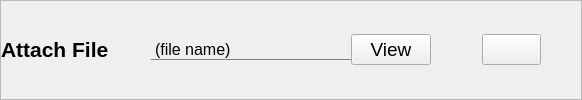
                      <widget class="QFrame" name="editAttachFile">
                       <property name="frameShape">
                        <enum>QFrame::Shape::StyledPanel</enum>
                       </property>
                       <property name="frameShadow">
                        <enum>QFrame::Shadow::Raised</enum>
                       </property>
                       <layout class="QHBoxLayout" name="horizontalLayout_20">
                        <property name="spacing">
                         <number>0</number>
                        </property>
                        <property name="leftMargin">
                         <number>0</number>
                        </property>
                        <property name="topMargin">
                         <number>0</number>
                        </property>
                        <property name="rightMargin">
                         <number>0</number>
                        </property>
                        <property name="bottomMargin">
                         <number>0</number>
                        </property>
                        <item>
                         <widget class="QLabel" name="editAttachFileLabel">
                          <property name="sizePolicy">
                           <sizepolicy hsizetype="Preferred" vsizetype="Fixed">
                            <horstretch>0</horstretch>
                            <verstretch>0</verstretch>
                           </sizepolicy>
                          </property>
                          <property name="minimumSize">
                           <size>
                            <width>150</width>
                            <height>0</height>
                           </size>
                          </property>
                          <property name="maximumSize">
                           <size>
                            <width>150</width>
                            <height>16777215</height>
                           </size>
                          </property>
                          <property name="font">
                           <font>
                            <pointsize>16</pointsize>
                            <fontweight>DemiBold</fontweight>
                           </font>
                          </property>
                          <property name="styleSheet">
                           <string notr="true">font-weight: 600;

</string>
                          </property>
                          <property name="text">
                           <string>Attach File</string>
                          </property>
                         </widget>
                        </item>
                        <item>
                         <widget class="QLabel" name="editAttachFileInput">
                          <property name="sizePolicy">
                           <sizepolicy hsizetype="Fixed" vsizetype="Fixed">
                            <horstretch>0</horstretch>
                            <verstretch>0</verstretch>
                           </sizepolicy>
                          </property>
                          <property name="minimumSize">
                           <size>
                            <width>200</width>
                            <height>0</height>
                           </size>
                          </property>
                          <property name="maximumSize">
                           <size>
                            <width>200</width>
                            <height>16777215</height>
                           </size>
                          </property>
                          <property name="font">
                           <font>
                            <pointsize>12</pointsize>
                            <underline>false</underline>
                            <strikeout>false</strikeout>
                           </font>
                          </property>
                          <property name="styleSheet">
                           <string notr="true">text-decoration: none;
border: none;
border-bottom: 1px solid gray;</string>
                          </property>
                          <property name="text">
                           <string>(file name)</string>
                          </property>
                         </widget>
                        </item>
                        <item>
                         <widget class="QPushButton" name="openAttachmentBtn">
                          <property name="font">
                           <font>
                            <pointsize>14</pointsize>
                           </font>
                          </property>
                          <property name="text">
                           <string>View</string>
                          </property>
                         </widget>
                        </item>
                        <item>
                         <widget class="QPushButton" name="editAttachFileBtn">
                          <property name="sizePolicy">
                           <sizepolicy hsizetype="Fixed" vsizetype="Fixed">
                            <horstretch>0</horstretch>
                            <verstretch>0</verstretch>
                           </sizepolicy>
                          </property>
                          <property name="font">
                           <font>
                            <pointsize>14</pointsize>
                           </font>
                          </property>
                          <property name="styleSheet">
                           <string notr="true">border: none;</string>
                          </property>
                          <property name="text">
                           <string/>
                          </property>
                          <property name="icon">
                           <iconset>
                            <normaloff>:/icon/paperclip(black).svg</normaloff>:/icon/paperclip(black).svg</iconset>
                          </property>
                         </widget>
                        </item>
                        <item>
                         <widget class="QPushButton" name="removeAttachmentBtn">
                          <property name="font">
                           <font>
                            <pointsize>14</pointsize>
                           </font>
                          </property>
                          <property name="text">
                           <string/>
                          </property>
                         </widget>
                        </item>
                        <item>
                         <spacer name="horizontalSpacer_15">
                          <property name="orientation">
                           <enum>Qt::Orientation::Horizontal</enum>
                          </property>
                          <property name="sizeHint" stdset="0">
                           <size>
                            <width>40</width>
                            <height>20</height>
                           </size>
                          </property>
                         </spacer>
                        </item>
                       </layout>
                      </widget>
